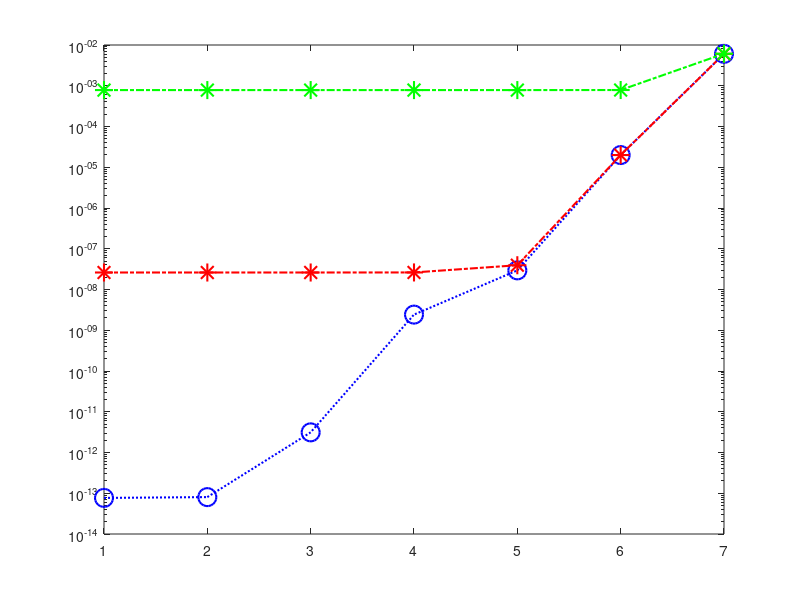

This figure's MATLAB source: (Note: this script raises an error after producing the figure.)
depths = [2, 5, 8];
vareps = [1e-14, 1e-12, 1e-10, 1e-08, 1e-06, 1e-04, 1e-02];

n_d = size(depths, 2);
n_eps = size(vareps, 2);
lineWidth = 1.5;
markerSize = 13;

%% matrix 1
load("results/lu1_depth2.mat");
load("results/lu1_depth5.mat");
load("results/lu1_depth8.mat");

fontSize = 18;
%% plot 1
set(gcf, 'Position',  [10 10 800 650]);

semilogy(1:n_eps, err_back_list1(:, 1),':b', 'Marker', 'o', 'MarkerSize',markerSize, 'Linewidth',lineWidth)
hold on 
semilogy(1:n_eps, err_back_list2(:, 1),'-.r', 'Marker', '*', 'MarkerSize',markerSize, 'Linewidth',lineWidth)
hold on 
semilogy(1:n_eps, err_back_list3(:, 1),'-.g', 'Marker', '*', 'MarkerSize',markerSize, 'Linewidth',lineWidth)
hold on 

h = legend('fp64', ...
           'fp32', ...
           'bfp16', ...
     'NumColumns',3, 'Location', 'Best', 'FontSize', fontSize, BackgroundAlpha=.3);
legend boxoff
rect = [0.38, 0.875, .25, 0];
set(h, 'Position', rect);

[l, ~] = title('$\ell$=2');
set(l,'interpreter','latex');

xticklabels(split(num2str(vareps,'%.e ')));
ylim([1e-15,  1])
yticks([1e-15, 1e-10, 1e-5, 1e-0]);
%extraInputs = {'interpreter','latex','fontsize',fontSize};
%lx = xlabel('$\varepsilon$', extraInputs{:});

a = get(gca,'XTickLabel');  
set(gca,'XTickLabel',a,'fontsize',fontSize); % ,'FontWeight','bold'
l.FontSize = fontSize+12;
exportgraphics(gca, 'figures/lu1_d2.pdf')
hold off

%% plot 2
set(gcf, 'Position',  [10 10 800 650]);

semilogy(1:n_eps, err_back_list1(:, 2),':b', 'Marker', 'o', 'MarkerSize',markerSize, 'Linewidth',lineWidth)
hold on 
semilogy(1:n_eps, err_back_list2(:, 2),'-.r', 'Marker', '*', 'MarkerSize',markerSize, 'Linewidth',lineWidth)
hold on 
semilogy(1:n_eps, err_back_list3(:, 2),'-.g', 'Marker', '*', 'MarkerSize',markerSize, 'Linewidth',lineWidth)
hold on 

h = legend('fp64', ...
           'fp32', ...
     'NumColumns', 3, 'Location', 'Best', 'FontSize', fontSize, BackgroundAlpha=.3);
legend boxoff
rect = [0.38, 0.875, .25, 0];
set(h, 'Position', rect);

[l, ~] = title('$\ell$=5');
set(l,'interpreter','latex');

xticklabels(split(num2str(vareps,'%.e ')));
ylim([1e-15,  1])
yticks([1e-15, 1e-10, 1e-5, 1e-0]);
%extraInputs = {'interpreter','latex','fontsize',fontSize};
%lx = xlabel('$\varepsilon$', extraInputs{:});

a = get(gca,'XTickLabel');  
set(gca,'XTickLabel',a,'fontsize',fontSize); % ,'FontWeight','bold'
l.FontSize = fontSize+12;
exportgraphics(gca, 'figures/lu1_d5.pdf')
hold off

%% plot 3
set(gcf, 'Position',  [10 10 800 650]);

semilogy(1:n_eps, err_back_list1(:, 3),':b', 'Marker', 'o', 'MarkerSize',markerSize, 'Linewidth',lineWidth)
hold on 
semilogy(1:n_eps, err_back_list2(:, 3),'-.r', 'Marker', '*', 'MarkerSize',markerSize, 'Linewidth',lineWidth)
hold on 
semilogy(1:n_eps, err_back_list3(:, 3),'-.g', 'Marker', '*', 'MarkerSize',markerSize, 'Linewidth',lineWidth)
hold on 

h = legend('fp64', ...
           'fp32', ...
           'bfp16', ...
     'NumColumns',3, 'Location', 'Best', 'FontSize', fontSize, BackgroundAlpha=.3);
legend boxoff
rect = [0.38, 0.875, .25, 0];
set(h, 'Position', rect);

[l, ~] = title('$\ell$=8');
set(l,'interpreter','latex');

xticklabels(split(num2str(vareps,'%.e ')));
ylim([1e-15,  1])
yticks([1e-15, 1e-10, 1e-5, 1e-0]);
%extraInputs = {'interpreter','latex','fontsize',fontSize};
%lx = xlabel('$\varepsilon$', extraInputs{:});

a = get(gca,'XTickLabel');  
set(gca,'XTickLabel',a,'fontsize',fontSize); % ,'FontWeight','bold'
l.FontSize = fontSize+12;
exportgraphics(gca, 'figures/lu1_d8.pdf')
hold off


% ---------------------------------------------------------------------------------
%% matrix 2
load("results/lu2_depth2.mat");
load("results/lu2_depth5.mat");
load("results/lu2_depth8.mat");

fontSize = 18;
%% plot 1
set(gcf, 'Position',  [10 10 800 650]);

semilogy(1:n_eps, err_back_list1(:, 1),':b', 'Marker', 'o', 'MarkerSize',markerSize, 'Linewidth',lineWidth)
hold on 
semilogy(1:n_eps, err_back_list2(:, 1),'-.r', 'Marker', '*', 'MarkerSize',markerSize, 'Linewidth',lineWidth)
hold on 
semilogy(1:n_eps, err_back_list3(:, 1),'-.g', 'Marker', '*', 'MarkerSize',markerSize, 'Linewidth',lineWidth)
hold on 

h = legend('fp64', ...
           'fp32', ...
           'bfp16', ...
     'NumColumns',3, 'Location', 'Best', 'FontSize', fontSize, BackgroundAlpha=.3);
legend boxoff
rect = [0.38, 0.875, .25, 0];
set(h, 'Position', rect);

[l, ~] = title('$\ell$=2');
set(l,'interpreter','latex');

xticklabels(split(num2str(vareps,'%.e ')));
ylim([1e-15,  1])
yticks([1e-15, 1e-10, 1e-5, 1e-0]);
%extraInputs = {'interpreter','latex','fontsize',fontSize};
%lx = xlabel('$\varepsilon$', extraInputs{:});

a = get(gca,'XTickLabel');  
set(gca,'XTickLabel',a,'fontsize',fontSize); % ,'FontWeight','bold'
l.FontSize = fontSize+12;
exportgraphics(gca, 'figures/lu2_d2.pdf')
hold off

%% plot 2
set(gcf, 'Position',  [10 10 800 650]);

semilogy(1:n_eps, err_back_list1(:, 2),':b', 'Marker', 'o', 'MarkerSize',markerSize, 'Linewidth',lineWidth)
hold on 
semilogy(1:n_eps, err_back_list2(:, 2),'-.r', 'Marker', '*', 'MarkerSize',markerSize, 'Linewidth',lineWidth)
hold on 
semilogy(1:n_eps, err_back_list3(:, 2),'-.g', 'Marker', '*', 'MarkerSize',markerSize, 'Linewidth',lineWidth)
hold on 

h = legend('fp64', ...
           'fp32', ...
           'bfp16', ...
     'NumColumns', 3, 'Location', 'Best', 'FontSize', fontSize, BackgroundAlpha=.3);
legend boxoff
rect = [0.38, 0.875, .25, 0];
set(h, 'Position', rect);

[l, ~] = title('$\ell$=5');
set(l,'interpreter','latex');

xticklabels(split(num2str(vareps,'%.e ')));
ylim([1e-15,  1])
yticks([1e-15, 1e-10, 1e-5, 1e-0]);
%extraInputs = {'interpreter','latex','fontsize',fontSize};
%lx = xlabel('$\varepsilon$', extraInputs{:});

a = get(gca,'XTickLabel');  
set(gca,'XTickLabel',a,'fontsize',fontSize); % ,'FontWeight','bold'
l.FontSize = fontSize+12;
exportgraphics(gca, 'figures/lu2_d5.pdf')
hold off

%% plot 3
set(gcf, 'Position',  [10 10 800 650]);

semilogy(1:n_eps, err_back_list1(:, 3),':b', 'Marker', 'o', 'MarkerSize',markerSize, 'Linewidth',lineWidth)
hold on 
semilogy(1:n_eps, err_back_list2(:, 3),'-.r', 'Marker', '*', 'MarkerSize',markerSize, 'Linewidth',lineWidth)
hold on 
semilogy(1:n_eps, err_back_list3(:, 3),'-.g', 'Marker', '*', 'MarkerSize',markerSize, 'Linewidth',lineWidth)
hold on 

h = legend('fp64', ...
           'fp32', ...
           'bfp16', ...
     'NumColumns',3, 'Location', 'Best', 'FontSize', fontSize, BackgroundAlpha=.3);
legend boxoff
rect = [0.38, 0.875, .25, 0];
set(h, 'Position', rect);

[l, ~] = title('$\ell$=8');
set(l,'interpreter','latex');
xticklabels(split(num2str(vareps,'%.e ')));
ylim([1e-15,  1])
yticks([1e-15, 1e-10, 1e-5, 1e-0]);
%extraInputs = {'interpreter','latex','fontsize',fontSize};
%lx = xlabel('$\varepsilon$', extraInputs{:});

a = get(gca,'XTickLabel');  
set(gca,'XTickLabel',a,'fontsize',fontSize); % ,'FontWeight','bold'
l.FontSize = fontSize+12;
exportgraphics(gca, 'figures/lu2_d8.pdf')
hold off


% -----------------------------------------------------
%% matrix 3
load("results/lu3_depth2.mat");
load("results/lu3_depth5.mat");
load("results/lu3_depth8.mat");


fontSize = 18;
%% plot 1
set(gcf, 'Position',  [10 10 800 650]);

semilogy(1:n_eps, err_back_list1(:, 1),':b', 'Marker', 'o', 'MarkerSize',markerSize, 'Linewidth',lineWidth)
hold on 
semilogy(1:n_eps, err_back_list2(:, 1),'-.r', 'Marker', '*', 'MarkerSize',markerSize, 'Linewidth',lineWidth)
hold on 
semilogy(1:n_eps, err_back_list3(:, 1),'-.g', 'Marker', '*', 'MarkerSize',markerSize, 'Linewidth',lineWidth)
hold on 

h = legend('fp64', ...
           'fp32', ...
           'bfp16', ...
     'NumColumns',3, 'Location', 'Best', 'FontSize', fontSize, BackgroundAlpha=.3);
legend boxoff
rect = [0.38, 0.875, .25, 0];
set(h, 'Position', rect);

[l, ~] = title('$\ell$=2');
set(l,'interpreter','latex');

xticklabels(split(num2str(vareps,'%.e ')));
ylim([1e-16,  1])
yticks([1e-16, 1e-10, 1e-5, 1e-0]);
%extraInputs = {'interpreter','latex','fontsize',fontSize};
%lx = xlabel('$\varepsilon$', extraInputs{:});

a = get(gca,'XTickLabel');  
set(gca,'XTickLabel',a,'fontsize',fontSize); % ,'FontWeight','bold'
l.FontSize = fontSize+12;
exportgraphics(gca, 'figures/lu3_d2.pdf')
hold off

%% plot 2
set(gcf, 'Position',  [10 10 800 650]);

semilogy(1:n_eps, err_back_list1(:, 2),':b', 'Marker', 'o', 'MarkerSize',markerSize, 'Linewidth',lineWidth)
hold on 
semilogy(1:n_eps, err_back_list2(:, 2),'-.r', 'Marker', '*', 'MarkerSize',markerSize, 'Linewidth',lineWidth)
hold on 
semilogy(1:n_eps, err_back_list3(:, 2),'-.g', 'Marker', '*', 'MarkerSize',markerSize, 'Linewidth',lineWidth)
hold on 

h = legend('fp64', ...
           'fp32', ...
           'bfp16', ...
     'NumColumns', 3, 'Location', 'Best', 'FontSize', fontSize, BackgroundAlpha=.3);
legend boxoff
rect = [0.38, 0.875, .25, 0];
set(h, 'Position', rect);

[l, ~] = title('$\ell$=5');
set(l,'interpreter','latex');

xticklabels(split(num2str(vareps,'%.e ')));
ylim([1e-16,  1])
yticks([1e-16, 1e-10, 1e-5, 1e-0]);
%extraInputs = {'interpreter','latex','fontsize',fontSize};
%lx = xlabel('$\varepsilon$', extraInputs{:});

a = get(gca,'XTickLabel');  
set(gca,'XTickLabel',a,'fontsize',fontSize); % ,'FontWeight','bold'
l.FontSize = fontSize+12;
exportgraphics(gca, 'figures/lu3_d5.pdf')
hold off

%% plot 3
set(gcf, 'Position',  [10 10 800 650]);

semilogy(1:n_eps, err_back_list1(:, 3),':b', 'Marker', 'o', 'MarkerSize',markerSize, 'Linewidth',lineWidth)
hold on 
semilogy(1:n_eps, err_back_list2(:, 3),'-.r', 'Marker', '*', 'MarkerSize',markerSize, 'Linewidth',lineWidth)
hold on 
semilogy(1:n_eps, err_back_list3(:, 3),'-.g', 'Marker', '*', 'MarkerSize',markerSize, 'Linewidth',lineWidth)
hold on 

h = legend('fp64', ...
           'fp32', ...
           'bfp16', ...
     'NumColumns',3, 'Location', 'Best', 'FontSize', fontSize, BackgroundAlpha=.3);
legend boxoff
rect = [0.38, 0.875, .25, 0];
set(h, 'Position', rect);

[l, ~] = title('$\ell$=8');
set(l,'interpreter','latex');

xticklabels(split(num2str(vareps,'%.e ')));
ylim([1e-16,  1])
yticks([1e-16, 1e-10, 1e-5, 1e-0]);
%extraInputs = {'interpreter','latex','fontsize',fontSize};
%lx = xlabel('$\varepsilon$', extraInputs{:});

a = get(gca,'XTickLabel');  
set(gca,'XTickLabel',a,'fontsize',fontSize); % ,'FontWeight','bold'
l.FontSize = fontSize+12;
exportgraphics(gca, 'figures/lu3_d8.pdf')
hold off



% ---------------------------------------------------------------------------------
%% matrix 4
load("results/lu4_depth2.mat");
load("results/lu4_depth5.mat");
load("results/lu4_depth8.mat");


fontSize = 18;
%% plot 1
set(gcf, 'Position',  [10 10 800 650]);

semilogy(1:n_eps, err_back_list1(:, 1),':b', 'Marker', 'o', 'MarkerSize',markerSize, 'Linewidth',lineWidth)
hold on 
semilogy(1:n_eps, err_back_list2(:, 1),'-.r', 'Marker', '*', 'MarkerSize',markerSize, 'Linewidth',lineWidth)
hold on 
semilogy(1:n_eps, err_back_list3(:, 1),'-.g', 'Marker', '*', 'MarkerSize',markerSize, 'Linewidth',lineWidth)
hold on 

h = legend('fp64', ...
           'fp32', ...
           'bfp16', ...
     'NumColumns',3, 'Location', 'Best', 'FontSize', fontSize, BackgroundAlpha=.3);
legend boxoff
rect = [0.38, 0.875, .25, 0];
set(h, 'Position', rect);

[l, ~] = title('$\ell$=2');
set(l,'interpreter','latex');

xticklabels(split(num2str(vareps,'%.e ')));
ylim([1e-15,  1])
yticks([1e-15, 1e-10, 1e-5, 1e-0]);
%extraInputs = {'interpreter','latex','fontsize',fontSize};
%lx = xlabel('$\varepsilon$', extraInputs{:});

a = get(gca,'XTickLabel');  
set(gca,'XTickLabel',a,'fontsize',fontSize); % ,'FontWeight','bold'
l.FontSize = fontSize+12;
exportgraphics(gca, 'figures/lu4_d2.pdf')
hold off

%% plot 2
set(gcf, 'Position',  [10 10 800 650]);

semilogy(1:n_eps, err_back_list1(:, 2),':b', 'Marker', 'o', 'MarkerSize',markerSize, 'Linewidth',lineWidth)
hold on 
semilogy(1:n_eps, err_back_list2(:, 2),'-.r', 'Marker', '*', 'MarkerSize',markerSize, 'Linewidth',lineWidth)
hold on 
semilogy(1:n_eps, err_back_list3(:, 2),'-.g', 'Marker', '*', 'MarkerSize',markerSize, 'Linewidth',lineWidth)
hold on 

h = legend('fp64', ...
           'fp32', ...
           'bfp16', ...
     'NumColumns', 3, 'Location', 'Best', 'FontSize', fontSize, BackgroundAlpha=.3);
legend boxoff
rect = [0.38, 0.875, .25, 0];
set(h, 'Position', rect);

[l, ~] = title('$\ell$=5');
set(l,'interpreter','latex');

xticklabels(split(num2str(vareps,'%.e ')));
ylim([1e-15,  1])
yticks([1e-15, 1e-10, 1e-5, 1e-0]);
%extraInputs = {'interpreter','latex','fontsize',fontSize};
%lx = xlabel('$\varepsilon$', extraInputs{:});

a = get(gca,'XTickLabel');  
set(gca,'XTickLabel',a,'fontsize',fontSize); % ,'FontWeight','bold'
l.FontSize = fontSize+12;
exportgraphics(gca, 'figures/lu4_d5.pdf')
hold off

%% plot 3
set(gcf, 'Position',  [10 10 800 650]);

semilogy(1:n_eps, err_back_list1(:, 3),':b', 'Marker', 'o', 'MarkerSize',markerSize, 'Linewidth',lineWidth)
hold on 
semilogy(1:n_eps, err_back_list2(:, 3),'-.r', 'Marker', '*', 'MarkerSize',markerSize, 'Linewidth',lineWidth)
hold on 
semilogy(1:n_eps, err_back_list3(:, 3),'-.g', 'Marker', '*', 'MarkerSize',markerSize, 'Linewidth',lineWidth)
hold on 

h = legend('fp64', ...
           'fp32', ...
           'bfp16', ...
     'NumColumns',3, 'Location', 'Best', 'FontSize', fontSize, BackgroundAlpha=.3);
legend boxoff
rect = [0.38, 0.875, .25, 0];
set(h, 'Position', rect);

[l, ~] = title('$\ell$=8');
set(l,'interpreter','latex');

xticklabels(split(num2str(vareps,'%.e ')));
ylim([1e-15,  1])
yticks([1e-15, 1e-10, 1e-5, 1e-0]);
%extraInputs = {'interpreter','latex','fontsize',fontSize};
%lx = xlabel('$\varepsilon$', extraInputs{:});

a = get(gca,'XTickLabel');  
set(gca,'XTickLabel',a,'fontsize',fontSize); % ,'FontWeight','bold'
l.FontSize = fontSize+12;
exportgraphics(gca, 'figures/lu4_d8.pdf')
hold off
